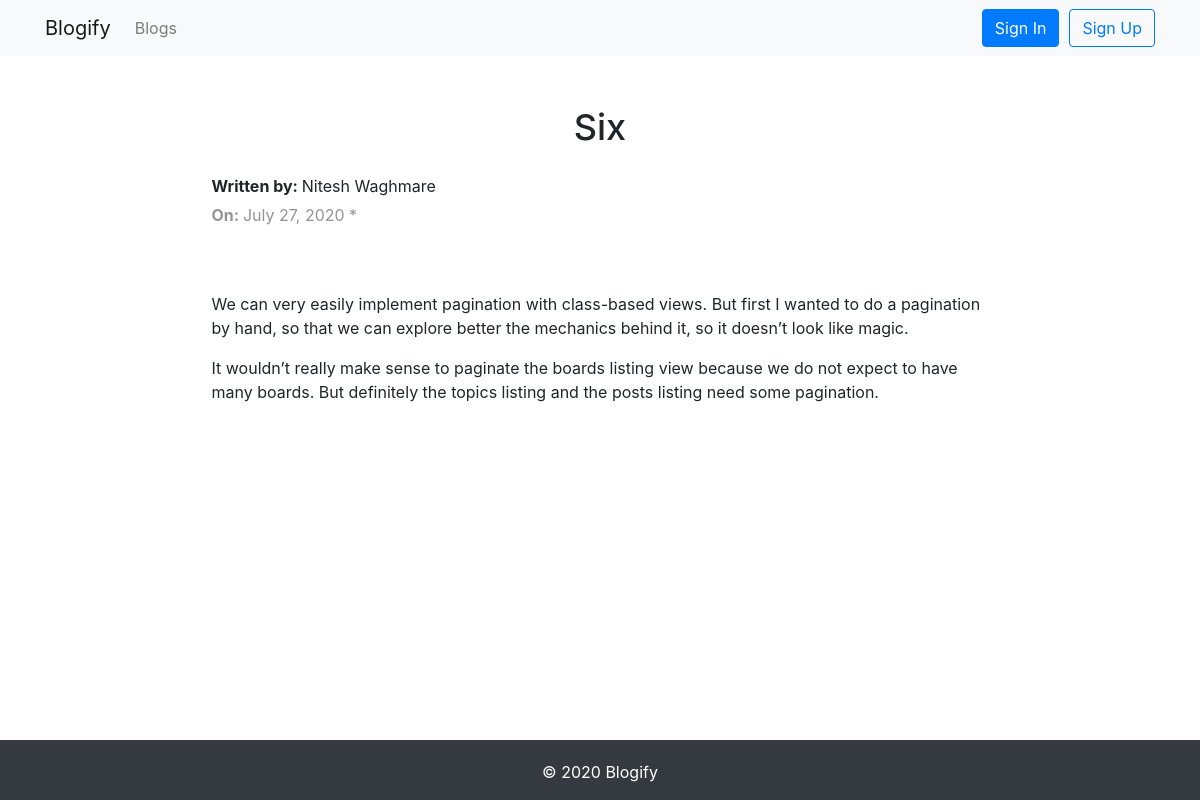
Screenshot of /blog/six/ with the database file from the repository.
### blogs/models.py (models this page shows, shortened)
class BlogPost(models.Model):
    title = models.CharField(max_length=200, unique=True)
    slug = models.SlugField(max_length=200, unique=True)
    image = models.FileField(upload_to='blog_images/', null=True, blank=True)
    author = models.ForeignKey(User, on_delete=models.CASCADE, related_name='blog_posts')
    updated_on = models.DateTimeField(auto_now=True)
    content = models.TextField()
    created_on = models.DateTimeField(auto_now_add=True)
    status = models.IntegerField(choices=STATUS, default=0)
    class Meta:
        ordering = ['-created_on']
    def get_content_as_markdown(self):
        return mark_safe(markdown(self.content, safe_mode='escape'))
    def get_read_time(self):
        return readtime.of_text(self.content)

### blogs/views.py (the view)
# urls.py: path('<slug:slug>/', views.BlogDetailView.as_view(), name='blog_post'),
class BlogDetailView(DetailView):
    model = BlogPost
    template_name = "blogpost.html"
    context_object_name = 'blog'

### templates/blogpost.html (shortened to what this page needs)
{% extends 'base.html' %}
{% block content %}
<div class="container">
  <div class="blog-post">
    <h1 class="blog-heading">{{blog.title}}</h1>
    <div>
      <p class="author"><b>Written by: </b>{{ blog.author.first_name }} {{ blog.author.last_name}}</p>
      <p class="date"><b>On: </b> {{ blog.created_on.date }} * {{blog.get_read_time}}</p>
    </div>
    <p class="blog-content">{{blog.get_content_as_markdown}}</p>
  </div>
</div>
{% endblock %}

### static/css/style.css (style rules this page uses)
html, body { height: 100%; }
.blog-post { margin: 50px auto; width: 70%; }
.blog-heading { font-size: 36px; text-align: center; margin-bottom: 25px; }
.blog-content { text-decoration: lavender; padding-top: 20px; }
.author, .date { margin: 5px 0px; }
.date { color: #949494; }

### rows the page displays
BlogPost: title "Six", author.first_name "Nitesh", author.last_name "Waghmare", created_on "July 27, 2020", get_content_as_markdown "We can very easily implement pagination with class-based views. But first I wanted to do a pagination by hand, so that we can explore better the mechanics behind it, so it doesn’t look like magic. It wouldn’t really make sense to paginate the boards listing view because we do not expect to have many boards. But definitely the topics listing and the posts listing need some pagination."
